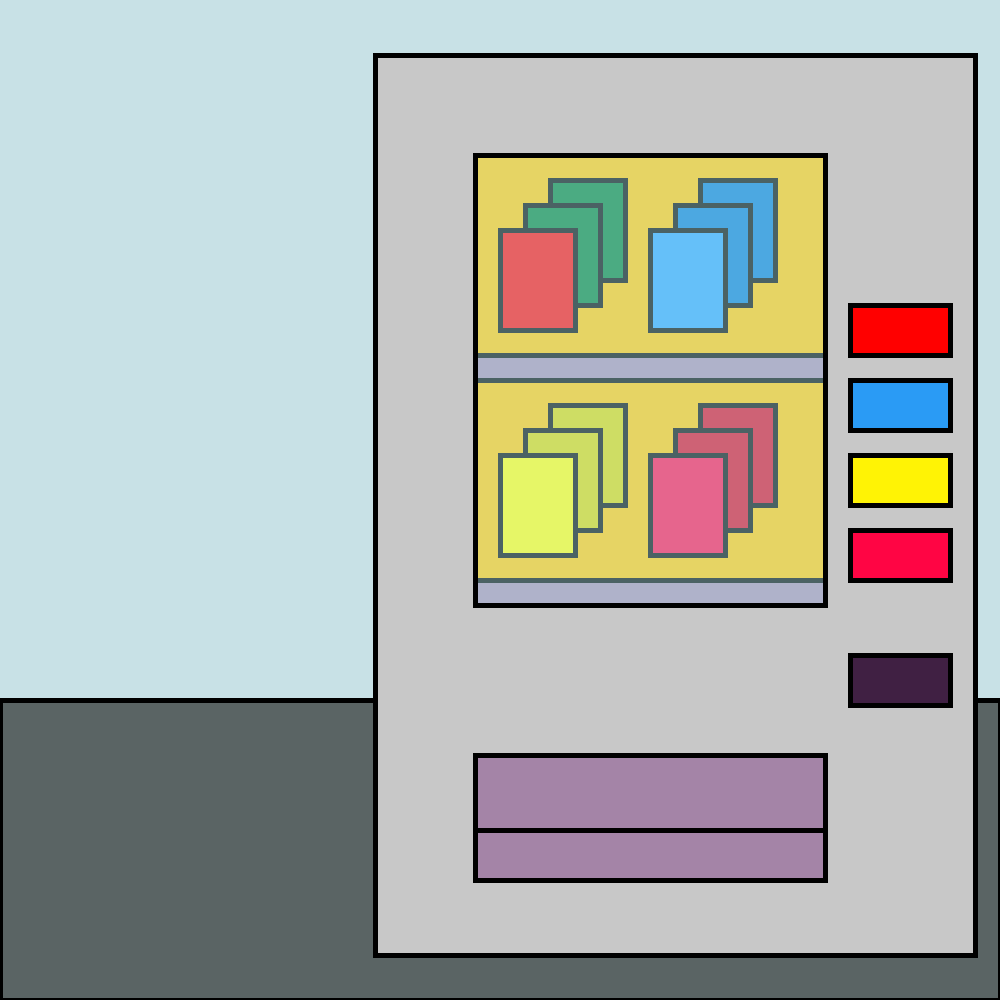
Frame 1 (no input)
Frame 60 (the mouse pressed at the canvas centre just before this capture): identical to frame 1, image omitted
Frame 120 (the mouse held since frame 60 and released just before this capture): identical to frame 1, image omitted

The Processing sketch that drew this single still picture (run headless with seeded random() and noise(); from frame 60 on, the mouse is pressed at the canvas centre):

// Processing sketch: vending_machine_solution
// ── vending_machine_solution.pde
//These are some constants we're using. The convention is to
//name them in capital letters so you know they're constant
//and their values won't change (be assigned new values)
color GREEN = color(255, 0, 0); //This is a comment, VERY EXCITING.
color DARK_GREEN = color(0, 120, 50);
color BLUE = color(42, 155, 245);
color DARK_BLUE = color(2, 115, 205);
color YELLOW = color(255, 243, 5);
color DARK_YELLOW = color(215, 203, 0);
color RED = color(255, 5, 68);
color DARK_RED = color(215, 0, 28);
color INSIDE = color(255, 188, 0); //orange
color SHELF = color(164, 132, 167); //purple-grey
color OUTSIDE = color(200); //grey
float CAN_SPAWN_X = 250; //x value of spawn point for cans
float CAN_SPAWN_Y = 750; //and y value
boolean thisOne = true; // I much prefer this version of the code :-)

//declare some buttons
Button greenButton;
Button blueButton;
Button yellowButton;
Button redButton;
Button refillButton;

//declare some cans
Can greenCan1 = null;
Can greenCan2 = null;
Can greenCan3 = null;
Can blueCan1 = null;
Can blueCan2 = null;
Can blueCan3 = null;
Can yellowCan1 = null;
Can yellowCan2 = null;
Can yellowCan3 = null;
Can redCan1 = null;
Can redCan2 = null;
Can redCan3 = null;

//declare some timer variables
float timerMinValue = 50; //min and max length timer will run for
float timerMaxValue = 100;
float timerValue = 0; //increments when timer is running
float timerTarget = random(timerMinValue, timerMaxValue); //timer stops when it reaches this value
boolean timeIsUp = false; //timer is finished

//declare a position offset for the entire vending machine for shaking it
float xPosition = 375;
float yPosition = 55;
float xOffset = 0;
float yOffset = 0;

void setup() {
  //set the canvas and stroke weight
  size(1000, 1000);
  strokeWeight(5);

  //instantiate some button objects so we can use them
  greenButton = new Button(xPosition + 475, yPosition + 250, 100, 50, GREEN);
  blueButton = new Button(xPosition + xOffset + 475, yPosition + yOffset + 325, 100, 50, BLUE);
  yellowButton = new Button(xPosition + xOffset + 475, yPosition + yOffset + 400, 100, 50, YELLOW);
  redButton = new Button(xPosition + xOffset + 475, yPosition + yOffset + 475, 100, 50,  RED);
  refillButton = new Button(xPosition + xOffset + 475, yPosition + yOffset + 600, 100, 50, SHELF);

  //we're not going to instantiate the can objects till they're vended
}


void draw() {
  //draw the background
  background(200, 225, 230); //the sky
  fill(90, 100, 100); //grey-green
  rect(0, 700, 1000, 300);
  
  //draw the back of the vending machine
  fill(OUTSIDE); //grey
  rect(xPosition + xOffset + 0, yPosition + yOffset + 0, 600, 900); //the cabinet
  fill(SHELF);
  rect(xPosition + xOffset + 100, yPosition + yOffset + 700, 350, 75); //the can chute
  rect(xPosition + xOffset + 100, yPosition + yOffset + 775, 350, 50);
  fill(INSIDE); //orange
  rect(xPosition + xOffset + 100, yPosition + yOffset + 100, 350, 450); //the back of the cabinet
  fill(SHELF);
  rect(xPosition + xOffset + 100, yPosition + yOffset + 300, 350, 25); //shelves
  rect(xPosition + xOffset + 100, yPosition + yOffset + 525, 350, 25);

  //draw stock in the vending machine
  //we're not using else ifs because we want all true statements
  //to execute, not just the first true statement

  //draw the green cans
  if (greenCan1 == null && greenCan2 == null && greenCan3 == null) {
    //draw the third can on the shelf
    fill(DARK_GREEN); //make this darker
    rect(xPosition + xOffset + 175, yPosition + yOffset + 125, 75, 100);
  }
  if (greenCan2 == null && greenCan3 == null) {
    //draw the second can on the shelf
    fill(DARK_GREEN); //make this darker
    rect(xPosition + xOffset + 150, yPosition + yOffset + 150, 75, 100);
  }
  if (greenCan3 == null) {
    //draw the first can on the shelf
    fill(GREEN);
    rect(xPosition + xOffset + 125, yPosition + yOffset + 175, 75, 100);
  }

  //draw the blue cans
  if (blueCan1 == null && blueCan2 == null && blueCan3 == null) {
    //draw the third can on the shelf
    fill(DARK_BLUE); //make this darker
    rect(xPosition + xOffset + 325, yPosition + yOffset + 125, 75, 100);
  }
  if (blueCan2 == null && blueCan3 == null) {
    //draw the second can on the shelf
    fill(DARK_BLUE); //make this darker
    rect(xPosition + xOffset + 300, yPosition + yOffset + 150, 75, 100);
  }
  if (blueCan3 == null) {
    //draw the first can on the shelf
    fill(BLUE);
    rect(xPosition + xOffset + 275, yPosition + yOffset + 175, 75, 100);
  }

  //draw the yellow cans
  if (yellowCan1 == null && yellowCan2 == null && yellowCan3 == null) {
    //draw the third can on the shelf
    fill(DARK_YELLOW); //make this darker
    rect(xPosition + xOffset + 175, yPosition + yOffset + 350, 75, 100);
  }
  if (yellowCan2 == null && yellowCan3 == null) {
    //draw the second can on the shelf
    fill(DARK_YELLOW); //make this darker
    rect(xPosition + xOffset + 150, yPosition + yOffset + 375, 75, 100);
  }
  if (yellowCan3 == null) {
    //draw the first can on the shelf
    fill(YELLOW);
    rect(xPosition + xOffset + 125, yPosition + yOffset + 400, 75, 100);
  }

  //draw the red cans
  if (redCan1 == null && redCan2 == null && redCan3 == null) {
    //draw the third can on the shelf
    fill(DARK_RED); //make this darker
    rect(xPosition + xOffset + 325, yPosition + yOffset + 350, 75, 100);
  }
  if (redCan2 == null && redCan3 == null) {
    //draw the second can on the shelf
    fill(DARK_RED); //make this darker
    rect(xPosition + xOffset + 300, yPosition + yOffset + 375, 75, 100);
  }
  if (redCan3 == null) {
    //draw the first can on the shelf
    fill(RED);
    rect(xPosition + xOffset + 275, yPosition + yOffset + 400, 75, 100);
  }

  //draw the front of the vending machine
  //a glass reflections effect.
  fill(190, 250, 255, 100); //transparent light blue
  rect(xPosition + xOffset + 100, yPosition + yOffset + 100, 350, 450);

  //draw the buttons, based on whether there is stock left
  //if any can is null (not yet spawned) this will evaluate to true for stock left
  greenButton.show(greenCan1 == null || greenCan2 == null || greenCan3 == null, xOffset, yOffset);
  blueButton.show(blueCan1 == null || blueCan2 == null || blueCan3 == null, xOffset, yOffset);
  yellowButton.show(yellowCan1 == null || yellowCan2 == null || yellowCan3 == null, xOffset, yOffset);
  redButton.show(redCan1 == null || redCan2 == null || redCan3 == null, xOffset, yOffset);
  //if any of the 1st cans are null (not yet spawned) this will evaluate to false
  //because we don't need to allow refilling stock till some has been vended
  refillButton.show(greenCan1 != null || blueCan1 != null || yellowCan1 != null || redCan1 != null, xOffset, yOffset);

  //update and show cans
  if (greenCan1 != null) {
    greenCan1.update();
    greenCan1.show();
  }
  if (greenCan2 != null) {
    greenCan2.update();
    greenCan2.show();
  }
  if (greenCan3 != null) {
    greenCan3.update();
    greenCan3.show();
  }

  if (blueCan1 != null) {
    blueCan1.update();
    blueCan1.show();
  }
  if (blueCan2 != null) {
    blueCan2.update();
    blueCan2.show();
  }
  if (blueCan3 != null) {
    blueCan3.update();
    blueCan3.show();
  }

  if (yellowCan1 != null) {
    yellowCan1.update();
    yellowCan1.show();
  }
  if (yellowCan2 != null) {
    yellowCan2.update();
    yellowCan2.show();
  }
  if (yellowCan3 != null) {
    yellowCan3.update();
    yellowCan3.show();
  }

  if (redCan1 != null) {
    redCan1.update();
    redCan1.show();
  }
  if (redCan2 != null) {
    redCan2.update();
    redCan2.show();
  }
  if (redCan3 != null) {
    redCan3.update();
    redCan3.show();
  }
  
  //if the timer is up, spawn some cans as if the vending machine has been shaken
  if(timeIsUp) {
    if (greenCan1 == null) {
      greenCan1 = new Can(xPosition + xOffset + CAN_SPAWN_X, yPosition + yOffset + CAN_SPAWN_Y, GREEN);
    } else if (greenCan2 == null) {
      greenCan2 = new Can(xPosition + xOffset + CAN_SPAWN_X, yPosition + yOffset + CAN_SPAWN_Y, GREEN);
    } else if (greenCan3 == null) {
      greenCan3 = new Can(xPosition + xOffset + CAN_SPAWN_X, yPosition + yOffset + CAN_SPAWN_Y, GREEN);
    }
    if (blueCan1 == null) {
      blueCan1 = new Can(xPosition + xOffset + CAN_SPAWN_X, yPosition + yOffset + CAN_SPAWN_Y, BLUE);
    } else if (blueCan2 == null) {
      blueCan2 = new Can(xPosition + xOffset + CAN_SPAWN_X, yPosition + yOffset + CAN_SPAWN_Y, BLUE);
    } else if (blueCan3 == null) {
      blueCan3 = new Can(xPosition + xOffset + CAN_SPAWN_X, yPosition + yOffset + CAN_SPAWN_Y, BLUE);
    }
    if (yellowCan1 == null) {
      yellowCan1 = new Can(xPosition + xOffset + CAN_SPAWN_X, yPosition + yOffset + CAN_SPAWN_Y, YELLOW);
    } else if (yellowCan2 == null) {
      yellowCan2 = new Can(xPosition + xOffset + CAN_SPAWN_X, yPosition + yOffset + CAN_SPAWN_Y, YELLOW);
    } else if (yellowCan3 == null) {
      yellowCan3 = new Can(xPosition + xOffset + CAN_SPAWN_X, yPosition + yOffset + CAN_SPAWN_Y, YELLOW);
    }
    if (redCan1 == null) {
      redCan1 = new Can(xPosition + xOffset + CAN_SPAWN_X, yPosition + yOffset + CAN_SPAWN_Y, RED);
    } else if (redCan2 == null) {
      redCan2 = new Can(xPosition + xOffset + CAN_SPAWN_X, yPosition + yOffset + CAN_SPAWN_Y, RED);
    } else if (redCan3 == null) {
      redCan3 = new Can(xPosition + xOffset + CAN_SPAWN_X, yPosition + yOffset + CAN_SPAWN_Y, RED);
    }
  }
  
}


//see if the mouse is over any buttons when pressed. If so, instantiate
//a new can object with the same color as the button's color
void mousePressed() {
  if (greenButton.mouseIsOver()) {
    if (greenCan1 == null) {
      greenCan1 = new Can(xPosition + xOffset + CAN_SPAWN_X, yPosition + yOffset + CAN_SPAWN_Y, GREEN);
    } else if (greenCan2 == null) {
      greenCan2 = new Can(xPosition + xOffset + CAN_SPAWN_X, yPosition + yOffset + CAN_SPAWN_Y, GREEN);
    } else if (greenCan3 == null) {
      greenCan3 = new Can(xPosition + xOffset + CAN_SPAWN_X, yPosition + yOffset + CAN_SPAWN_Y, GREEN);
    }
  }

  if (blueButton.mouseIsOver()) {
    if (blueCan1 == null) {
      blueCan1 = new Can(xPosition + xOffset + CAN_SPAWN_X, yPosition + yOffset + CAN_SPAWN_Y, BLUE);
    } else if (blueCan2 == null) {
      blueCan2 = new Can(xPosition + xOffset + CAN_SPAWN_X, yPosition + yOffset + CAN_SPAWN_Y, BLUE);
    } else if (blueCan3 == null) {
      blueCan3 = new Can(xPosition + xOffset + CAN_SPAWN_X, yPosition + yOffset + CAN_SPAWN_Y, BLUE);
    }
  }

  if (yellowButton.mouseIsOver()) {
    if (yellowCan1 == null) {
      yellowCan1 = new Can(xPosition + xOffset + CAN_SPAWN_X, yPosition + yOffset + CAN_SPAWN_Y, YELLOW);
    } else if (yellowCan2 == null) {
      yellowCan2 = new Can(xPosition + xOffset + CAN_SPAWN_X, yPosition + yOffset + CAN_SPAWN_Y, YELLOW);
    } else if (yellowCan3 == null) {
      yellowCan3 = new Can(xPosition + xOffset + CAN_SPAWN_X, yPosition + yOffset + CAN_SPAWN_Y, YELLOW);
    }
  }

  if (redButton.mouseIsOver()) {
    if (redCan1 == null) {
      redCan1 = new Can(xPosition + xOffset + CAN_SPAWN_X, yPosition + yOffset + CAN_SPAWN_Y, RED);
    } else if (redCan2 == null) {
      redCan2 = new Can(xPosition + xOffset + CAN_SPAWN_X, yPosition + yOffset + CAN_SPAWN_Y, RED);
    } else if (redCan3 == null) {
      redCan3 = new Can(xPosition + xOffset + CAN_SPAWN_X, yPosition + yOffset + CAN_SPAWN_Y, RED);
    }
  }

  //for the refil button, we'll reset the stock levels instead
  if (refillButton.mouseIsOver()) {
    //reset the stock
    greenCan1 = null;
    greenCan2 = null;
    greenCan3 = null;
    blueCan1 = null;
    blueCan2 = null;
    blueCan3 = null;
    yellowCan1 = null;
    yellowCan2 = null;
    yellowCan3 = null;
    redCan1 = null;
    redCan2 = null;
    redCan3 = null;
  }
}

void keyPressed(){
  //shake the vending machine
  xOffset = random(-2, 2);
  yOffset = random(-2, 2);
  timerValue = timerValue +1;
  if(timerValue >= timerTarget) {
    timeIsUp = true;
  }
  //println("Timer value: " + timerValue + " target: " + timerTarget + " " + timeIsUp);
}

void keyReleased(){
  //reset the timer when the key is released
  timeIsUp = false;
  timerValue = 0;
  timerTarget = random(timerMinValue, timerMaxValue);
}

// ── button.pde
//a class for making button objects
class Button {
  float xPosition;
  float yPosition;
  float w;
  float h;
  color normal;
  color mouseOver;
  color mouseDown;
  color disabled;
  int myNumber = 5;

  //the constructor
  Button(float tempX, float tempY, float tempW, float tempH, color tempColor) {
    xPosition = tempX;
    yPosition = tempY;
    w = tempW;
    h = tempH;
    normal = tempColor;

    //this is some scary-looking code which is just getting hold of the
    //R, G, B, and A channels of our color, because the primitive type
    //color doesn't have r, g, b, a properties you can address directly
    //we're using bitshifting to grab the 4 bytes of the color
    int r = (tempColor >> 16) & 0xFF; //bitshift ">>" to get the red channel
    int g = (tempColor >> 8) & 0xFF;  //bitshift ">>" to get the green channel
    int b = tempColor & 0xFF;         //bitshift ">>" to get the blue channel
    //we're doing this so we can add white/brightness to whatvever
    //color the button has been set, for our mouseOver effect
    mouseOver = color(r + 100, g + 100, b + 100);
    mouseDown = color(r + 150, g + 150, b + 150);
    disabled = color(r - 100, g - 100, b - 100);
  }

  //a function to draw the button
  void show(boolean isEnabled, float xOffset, float yOffset) {
    //choose a color: if there's no stock left, make it dark and ignore mouseOver
    //if there's stock left, set the color based on mouse interaction
    if (!isEnabled) {
      fill(disabled);
    } else {
      //set the color based on mouse position and click
      if (mouseIsOver()) {
        if (mousePressed) {
          fill(mouseDown);
        } else {
          fill(mouseOver);
        }
      } else {
        fill(normal);
      }
    }
    rect(xPosition + xOffset, yPosition + yOffset, w, h);
  }


  //a function the check if the mouse is currently over this button
  //returns true if the mouse is over the button
  //returns false if the mouse is not over the button
  boolean mouseIsOver() {
    return (mouseX > xPosition && mouseX < xPosition + w && mouseY > yPosition && mouseY < yPosition + h);
  }
}

// ── can.pde
//this is a class for making cans of pop objects
class Can {
  float newfloat = 10; //adding this to show branches are different
  float xPosition; //the position of our can in x
  float yPosition; //and y
  float xSpeed; //the speed of our can in x
  float ySpeed; //and y
  color canColor; //the color of our can
  float w = 95; //the width of the can
  float h = 55; //the height of the can

  //the contructor
  Can(float x, float y, color col) {
    xPosition = x;
    yPosition = y;
    //initialise speed to something random but up and to the left of
    //the vending machine, so it makes a nice arc as if flies
    xSpeed = random(-10, -1);
    ySpeed = random(-10, -1);
    canColor = col;
  }

  //move the can, apply gravity
  void update() {
    xPosition = xPosition + xSpeed;
    ySpeed = ySpeed + 0.5; //apply gravity to the y speed
    yPosition = yPosition + ySpeed;
  }

  //draw the can
  void show() {
    fill(canColor); //set the color to our can's color
    rect(xPosition, yPosition, w, h); //draw at the can's position, can's width and height
  }

  //checks if the can position is on the screen.
  //returns true if it is, false if its not.
  //(does not account for the width or height of the can)
  boolean isOnScreen() {
    return (xPosition > 0 && xPosition < width && yPosition > 0 && yPosition < height);
  }
}
